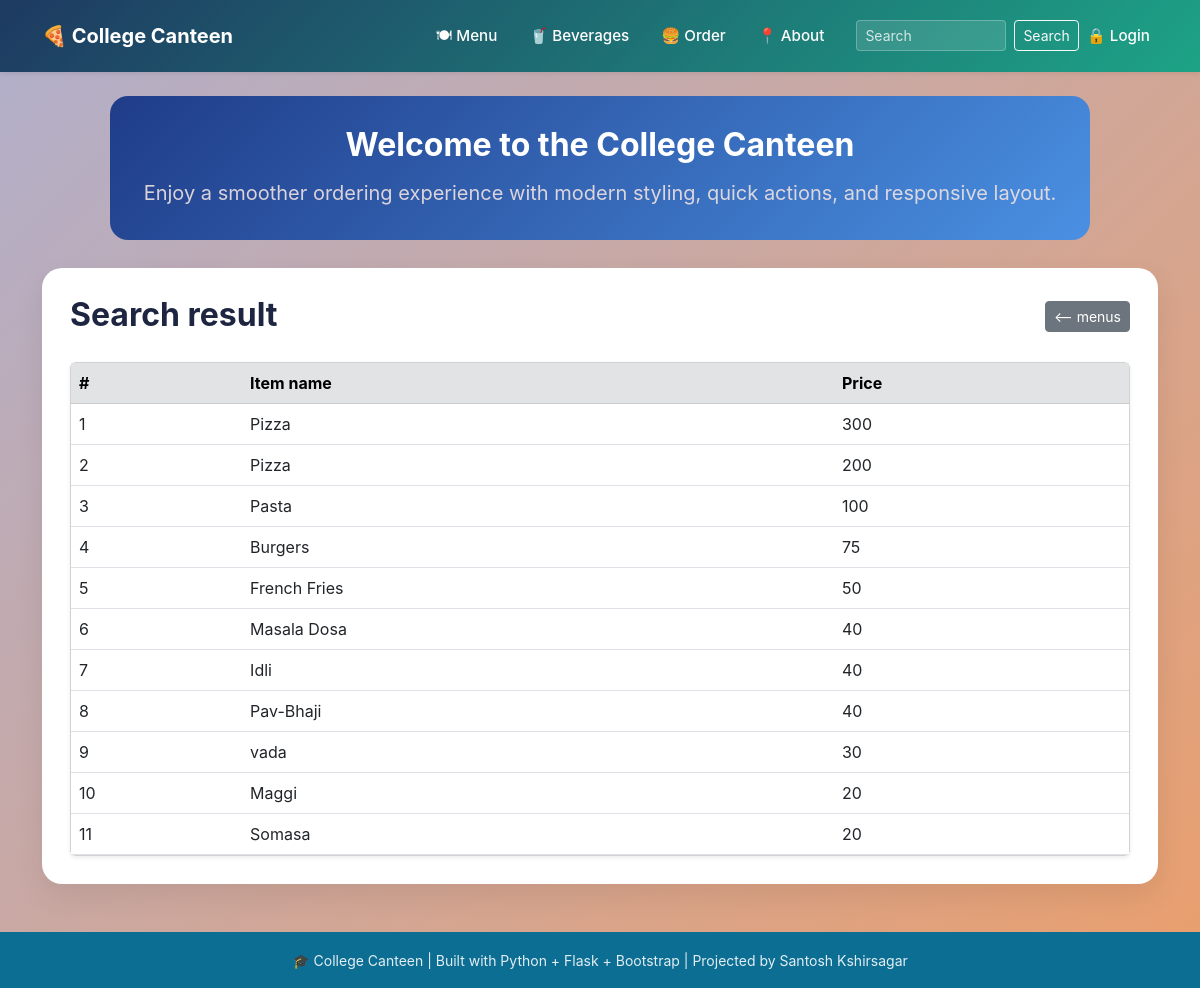
The page /search on the database as committed earlier.
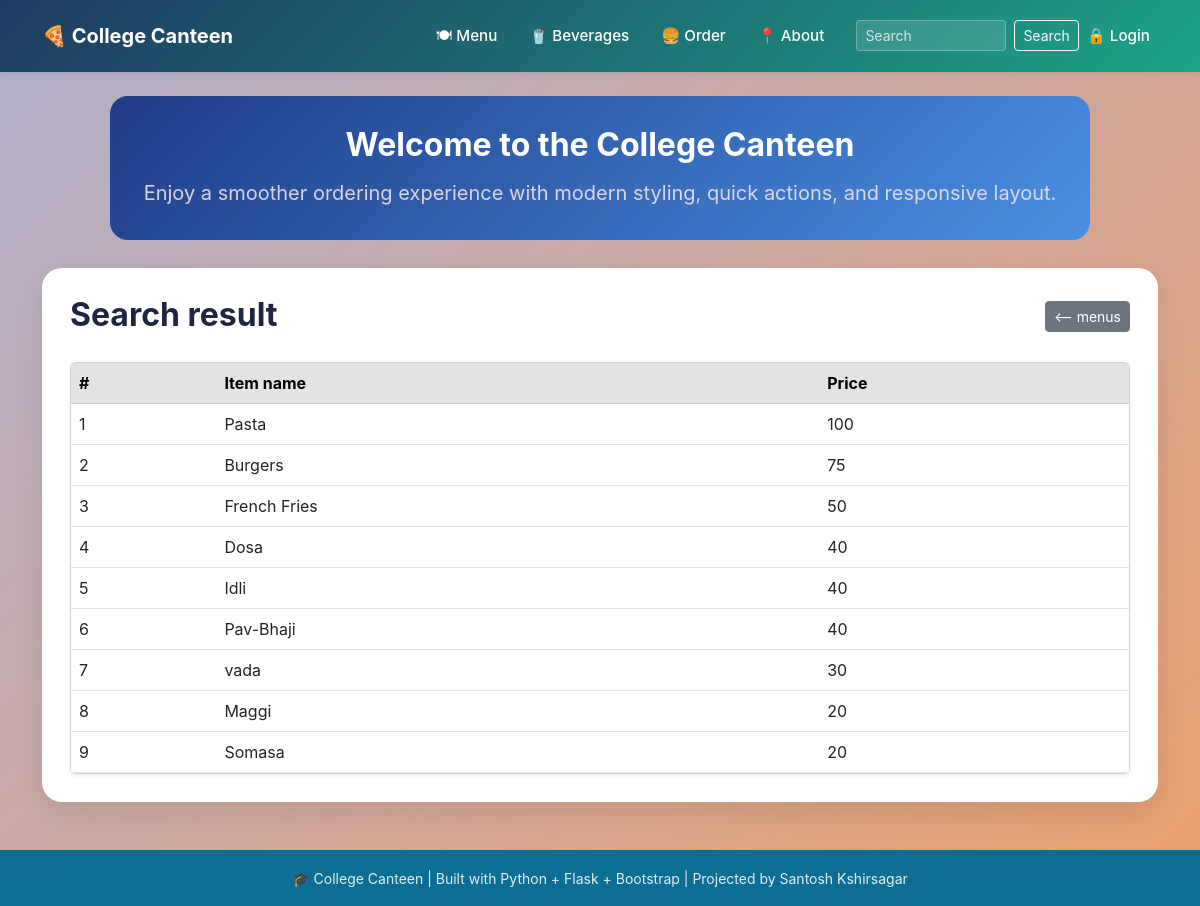
The same page on the database as committed later.
### tables this page shows
CREATE TABLE menus
                 (id INTEGER PRIMARY KEY AUTOINCREMENT,
                 name TEXT NOT NULL,
                 price INTEGER NOT NULL);

### app.py (the view)
@app.route("/search")
def search():
    q=request.args.get('q','')
    conn = get_db_menus()
    if q:
        menu = conn.execute('''SELECT * FROM menus WHERE
                                name LIKE ?
                                OR price LIKE ?''',
                                (f'%{q}%', f'%{q}%')).fetchall()
    else:
        menu = conn.execute('SELECT * FROM menus ORDER BY price DESC').fetchall()
    conn.close()
    return render_template("search.html", menus=menu, query=q)

### database.py (called while the page is built)
def get_db():
    conn = sqlite3.connect(DB_PATH)
    conn.row_factory = sqlite3.Row
    return conn

### templates/search.html (shortened to what this page needs)
{% extends "base.html" %}
{% block content %}
<div class="d-flex justify-content-between align-items-center mb-4">
  <h2 class="fw-bold mb-1">Search result</h2>
  <a href="{{url_for('menu')}}" class="btn btn-secondary btn-sm"><-- menus</a>
</div>
{% if menus %}
<div class="card shadow-sm">
  <div class="table-responsive">
    <table class="table table-hover mb-0">
      <thead class="table-secondary">
        <tr>
          <th>#</th>
          <th>Item name</th>
          <th>Price</th>
        </tr>
      </thead>
      <tbody>
        {% for item in menus %}
        <tr class="align-middle">
          <td>{{ loop.index }}</td>
          <td>{{ item.name }}</td>
          <td>{{ item.price }}</td>
        </tr>
        {% endfor %}
      </tbody>
    </table>
  </div>
</div>
{% else %}
<p>No results found.</p>
{% endif %}
{% endblock %}

Rows that differ between the two databases and show on the page:
removed menus: name "Pizza", price "300"
removed menus: name "Pizza", price "200"
changed menus: name "Masala Dosa" → "Dosa"
